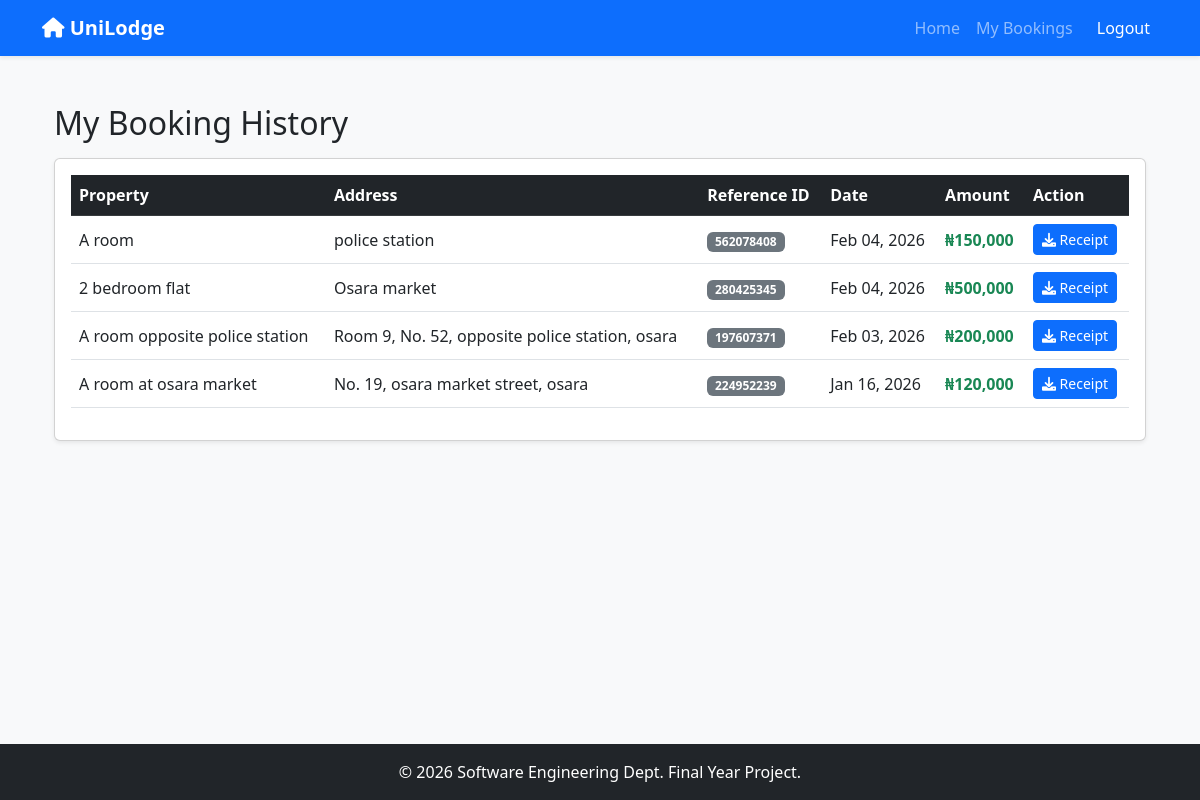
The app's page /student_dashboard.php (signed in) with its own data.
### tables this page shows
CREATE TABLE `bookings` (
  `booking_id` int(11) NOT NULL,
  `property_id` int(11) DEFAULT NULL,
  `student_id` int(11) DEFAULT NULL,
  `payment_reference` varchar(50) DEFAULT NULL,
  `amount` decimal(10,2) DEFAULT NULL,
  `payment_status` enum('pending','success','failed') DEFAULT 'pending',
  `booking_date` timestamp NOT NULL DEFAULT current_timestamp()
);

CREATE TABLE `properties` (
  `property_id` int(11) NOT NULL,
  `landlord_id` int(11) DEFAULT NULL,
  `title` varchar(255) DEFAULT NULL,
  `description` text DEFAULT NULL,
  `address` varchar(255) DEFAULT NULL,
  `price` decimal(10,2) DEFAULT NULL,
  `status` enum('available','taken') DEFAULT 'available',
  `is_approved` tinyint(1) DEFAULT 0,
  `image_url` varchar(255) DEFAULT NULL,
  `created_at` timestamp NOT NULL DEFAULT current_timestamp()
);

### student_dashboard.php (the view, shortened to what this page needs)
<?php
include 'includes/header.php';
?>
<div class="container mt-4">
    <h2>My Booking History</h2>
    <div class="card mt-3 shadow-sm">
        <div class="card-body">
            <table class="table table-hover align-middle">
                <thead class="table-dark">
                    <tr>
                        <th>Property</th>
                        <th>Address</th>
                        <th>Reference ID</th>
                        <th>Date</th>
                        <th>Amount</th>
                        <th>Action</th> </tr>
                </thead>
                <tbody>
                    <?php
                    $uid = $_SESSION['user_id'];
                    $sql = "SELECT bookings.*, properties.title, properties.address
                            FROM bookings
                            JOIN properties ON bookings.property_id = properties.property_id
                            WHERE bookings.student_id = '$uid'
                            ORDER BY booking_date DESC";
                    $result = $conn->query($sql);
                    if($result->num_rows > 0) {
                        while($row = $result->fetch_assoc()): ?>
                        <tr>
                            <td><?php echo htmlspecialchars($row['title']); ?></td>
                            <td><?php echo htmlspecialchars($row['address']); ?></td>
                            <td><span class="badge bg-secondary"><?php echo $row['payment_reference']; ?></span></td>
                            <td><?php echo date('M d, Y', strtotime($row['booking_date'])); ?></td>
                            <td class="fw-bold text-success">₦<?php echo number_format( ($row['amount'] > 0) ? $row['amount'] : $row['price'] ); ?></td>
                            <td>
                                <a href="receipt.php?ref=<?php echo $row['payment_reference']; ?>" target="_blank" class="btn btn-primary btn-sm">
                                    <i class="fa fa-download"></i> Receipt
                                </a>
                            </td>
                        </tr>
                        <?php endwhile;
                    } else {
                        echo "<tr><td colspan='6' class='text-center py-4'>No bookings found.</td></tr>";
                    }
                    ?>
                </tbody>
            </table>
        </div>
    </div>
</div>
<?php include 'includes/footer.php'; ?>

### includes/header.php (style rules this page uses)
body { background-color: #f8f9fa; min-height: 100vh; display: flex; flex-direction: column; }

### records on screen
bookings: property.title "A room", property.address "police station", payment_reference "562078408", booking_date "Feb 04, 2026", amount "150,000"
bookings: property.title "2 bedroom flat", property.address "Osara market", payment_reference "280425345", booking_date "Feb 04, 2026", amount "500,000"
bookings: property.title "A room opposite police station", property.address "Room 9, No. 52, opposite police station, osara", payment_reference "197607371", booking_date "Feb 03, 2026", amount "200,000"
bookings: property.title "A room at osara market", property.address "No. 19, osara market street, osara", payment_reference "224952239", booking_date "Jan 16, 2026", amount "120,000"
